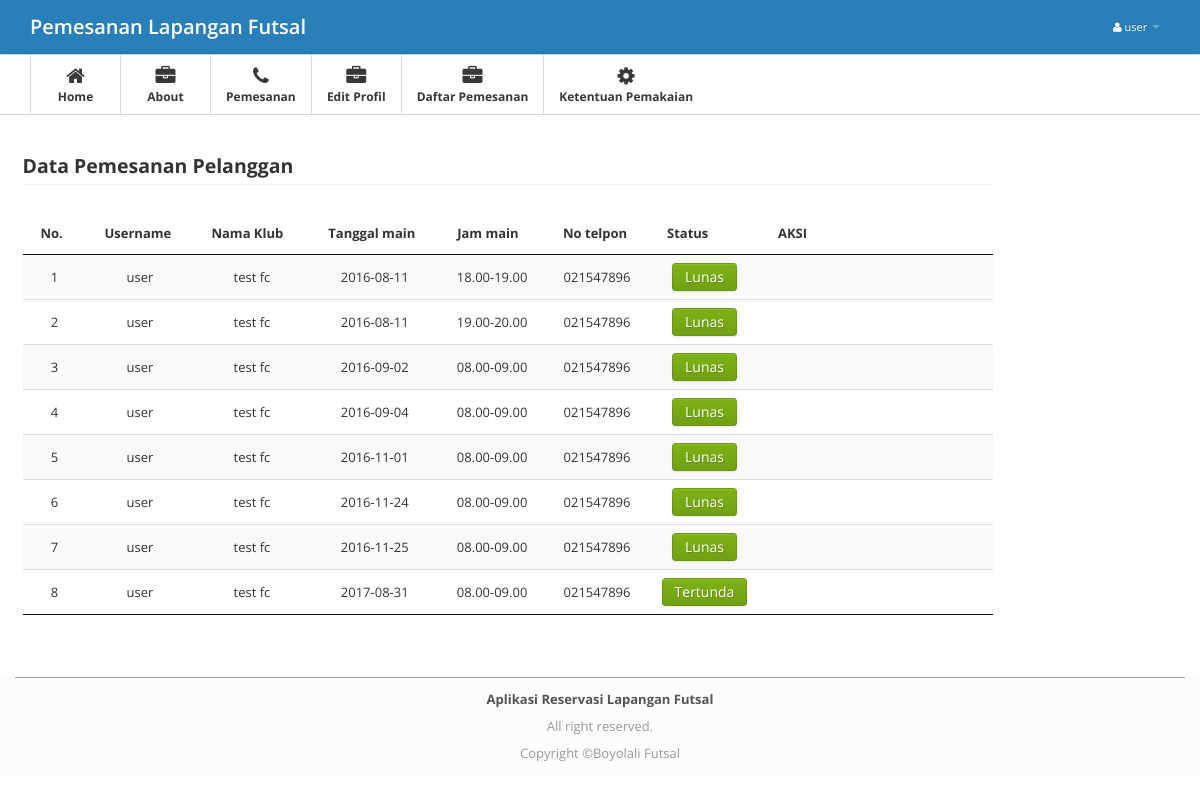
The app's page /index.php?modul=pesandetail (signed in) with its own data.
### tables this page shows
CREATE TABLE `pemesanan` (
  `id_pemesanan` int(11) NOT NULL,
  `id_admin` int(11) NOT NULL,
  `id_pelanggan` int(11) NOT NULL,
  `id_harga` int(11) NOT NULL,
  `id_jadwal` int(11) NOT NULL,
  `username` varchar(20) NOT NULL,
  `nama_klub` varchar(35) NOT NULL,
  `alamat` text NOT NULL,
  `no_telpon` char(12) NOT NULL,
  `tanggal` date NOT NULL,
  `jam` varchar(100) NOT NULL,
  `harga` char(10) NOT NULL,
  `dp` char(10) NOT NULL,
  `sisa` char(10) NOT NULL,
  `status` varchar(10) NOT NULL
);

CREATE TABLE `profil` (
  `id_profil` int(11) NOT NULL,
  `namafutsal` varchar(35) NOT NULL,
  `alamat` text NOT NULL,
  `kodepos` varchar(5) NOT NULL,
  `fax` char(20) NOT NULL,
  `no_hp` char(12) NOT NULL
);

### db/config.php (called while the page is built, shortened)
<?php
$zz=mysql_fetch_array(mysql_query("Select * from profil where id_profil='1'"));
$namaprofil=$zz[namafutsal];
?>

### modul/pesandetail.php (the view, shortened to what this page needs)
<div class="main">
    <div class="main-inner">
        <div class="container">
          <div class="row">
                     <div class="span10">
                            <legend><b>Data Pemesanan Pelanggan</b></legend>
                              <table id="pesan" class="display">
                              <thead>
                              <tr>
                              <th>No.</th>
                              <th>Username</th>
                              <th>Nama Klub</th>
                              <th>Tanggal main</th>
                              <th>Jam main</th>
                              <th>No telpon</th>
                              <th>Status</th>
                              <th width="197px">AKSI</th></tr>
                              </thead>
                              <tbody>
                              <?php
                  $sql=mysql_query("SELECT * FROM pemesanan WHERE username='$_SESSION[usernamepengunjung]' order by tanggal ASC");
                              while($cc=mysql_fetch_array($sql)){
                                $no++;
                               ?>
                            <tr>
                              <td align="center"><?php echo $no;  ?></td>
                              <td align="center"><?php echo $cc['username']; ?></td>
                              <td align="center"><?php echo $cc['nama_klub']; ?></td>
                              <td align="center"><?php echo $cc['tanggal']; ?></td>
                              <td align="center"><?php echo $cc['jam']; ?></td>
                              <td align="center"><?php echo $cc['no_telpon']; ?></td>
                              <td align="center">
                              	<?php
                              if(($cc[status]==Pending)){?>
                              <span class="btn btn-warning btn-sm"><?php echo $cc['status']; ?></span>
                              <?php
                              }elseif(($cc[status]==Lunas)){
                              	?>
                              <span class="btn btn-success btn-sm"><?php echo $cc['status']; ?></span>
                              <?php
                              }
                              elseif(($cc[status]==Tertunda)){
                                ?>
                              <span class="btn btn-success btn-sm" rel="popover" id='el3' data-content="silahkan tunggu kurang lebih 10-15 menit sampai admin menkonfirmasi pesanan anda" title="info"><?php echo $cc['status']; ?></span>
                              <?php
                              }
                              ?>
                              </td>
                              <td>
                              </td></tr>
                              <?php } ?>
                              </tbody>
                              </table>
            </div>
        </div>
    </div>
</div>
</div>

### index.php (shortened to what this page needs)
<?php
include("db/config.php");
 ?>
<!DOCTYPE html>
<html lang="en">
<head>
<link href="ckeditor/content.css" rel="stylesheet" type="text/css"/>
<link href="css/bootstrap.css" rel="stylesheet">
<link href="css/bootstrap.min.css" rel="stylesheet">
<link href="css/bootstrap-responsive.min.css" rel="stylesheet">
<link href="css/font-awesome.css" rel="stylesheet">
<link href="css/style.css" rel="stylesheet">
<link href="css/pages/dashboard.css" rel="stylesheet">
  <link rel="stylesheet" type="text/css" href="plug/BeatPicker.min.css">
    <link rel="stylesheet" href="media/css/jquery.dataTables.css" type="text/css" />
</head>
<body>
<div class="navbar navbar-fixed-top">
  <div class="navbar-inner">
    <div class="container"><span class="icon-bar"></span><span class="icon-bar"></span> </a><a class="brand" href="index.php">
      <?php if (empty($_SESSION['namapengunjung'])){
        echo "$namaprofil";
        }else{
        echo "Pemesanan Lapangan Futsal";
    }
    ?></a>
      <div class="nav-collapse">
      <?php if (empty($_SESSION['namapengunjung'])){
        echo "";
        }else{ ?>
        <ul class="nav pull-right">
          <li class="dropdown"><a href="#" class="dropdown-toggle" data-toggle="dropdown"><i
            class="icon-user"></i> <?php echo $_SESSION['namapengunjung']; ?> <b class="caret"></b></a>
          </li>
        </ul>
        <?php } ?>
      </div>
    </div>
  </div>
</div>
<div class="subnavbar">
  <div class="subnavbar-inner">
    <div class="container">
      <?php include('menu.php'); ?>
    </div>
  </div>
</div>
<div class="main">
  <div class="main-inner">
    <div class="container">
      <div class="row">
            <?php
if(!empty($_GET['modul']))
{
  if(file_exists("modul/$_GET[modul].php"))
  {
  include("modul/$_GET[modul].php");
  } else
  {
  echo "<h2>Error !<br/>Halaman Tidak Di Temukan !</h2>";
  }
        } ?>
    </div>
  </div>
</div>
</div>
<br />
<br />
<br />
<br />
<br />
<footer class="application-footer">
            <div class="container">
                <p><b>Aplikasi Reservasi Lapangan Futsal</b></p>
                <div class="disclaimer">
                <div class="disclaimer">
                    <p>All right reserved.</p>
                    <p>Copyright ©<?php echo "$namaprofil";?></p>
                </div>
            </div>
        </footer>
</body>
</html>

### css/style.css (style rules this page uses)
.application-footer { background-color: #fcfcfc; z-index: 900; height: 100px; margin-top: -100px; clear: both; position: relative; }
.application-footer .container { padding-top: 10px; color: #555555; text-align: center; border-top: 1px solid #999999; }
.application-footer .container p { margin: 0 0 5px; }
.disclaimer { text-align: center; font-size: 11px; color: #999999; }
body { background: #FFFFFF; font: 13px/1.7em 'Open Sans'; }
p { font: 13px/1.7em 'Open Sans'; }
.navbar .container { position: relative; }
.navbar-inner { padding: 7px 0; background: #2980b9; -moz-border-radius: 0; -webkit-border-radius: 0; border-radius: 0; }
.navbar-fixed-top { position: static; }
.navbar .nav a { font-size: 11px; }
.navbar .nav>li>a { color:#fff !important; }
.navbar .brand { font-weight: 600; position: relative; top: 2px; }
.subnavbar { margin-bottom: 2.5em; }
.subnavbar-inner { height: 60px; background: #fff; border-bottom: 1px solid #d6d6d6; }
.main { padding-bottom: 2em; border-bottom: 0px solid #000; }

### records on screen
pemesanan: username "user", nama_klub "test fc", tanggal "2016-08-11", jam "18.00-19.00", no_telpon "021547896", status "Lunas"
pemesanan: username "user", nama_klub "test fc", tanggal "2016-08-11", jam "19.00-20.00", no_telpon "021547896", status "Lunas"
pemesanan: username "user", nama_klub "test fc", tanggal "2016-09-02", jam "08.00-09.00", no_telpon "021547896", status "Lunas"
pemesanan: username "user", nama_klub "test fc", tanggal "2016-09-04", jam "08.00-09.00", no_telpon "021547896", status "Lunas"
pemesanan: username "user", nama_klub "test fc", tanggal "2016-11-01", jam "08.00-09.00", no_telpon "021547896", status "Lunas"
pemesanan: username "user", nama_klub "test fc", tanggal "2016-11-24", jam "08.00-09.00", no_telpon "021547896", status "Lunas"
pemesanan: username "user", nama_klub "test fc", tanggal "2016-11-25", jam "08.00-09.00", no_telpon "021547896", status "Lunas"
pemesanan: username "user", nama_klub "test fc", tanggal "2017-08-31", jam "08.00-09.00", no_telpon "021547896", status "Tertunda"
profil: namafutsal "Boyolali Futsal"

### other values on screen
$_SESSION['namapengunjung'] "user"
